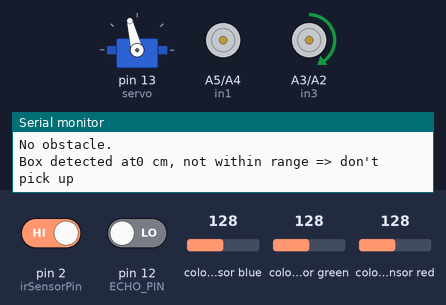
This sketch was run on a simulated Arduino Uno, built with avr-gcc and run on an emulated ATmega328P. Shown: servo, motor-driver pin pairs drawn as motors (green arrow = first pin HIGH = forward, orange = second pin HIGH = backward, longer = more drive, scaled by the enable pin), the last lines printed to the serial monitor. Wiring (inferred from the names in the program): TCS3200 colour sensor: output pin 8; S2 pin 6; S3 pin 7; S0 pin 4; S1 pin 9. Inputs (shaded band) come from the test bench; at power-on: pin 2 (irSensorPin) HIGH, pin 12 (ECHO_PIN) LOW, colour sensor blue 128, colour sensor green 128, colour sensor red 128.

Above: at 1.7 s.
1.8 s: pin 2 (irSensorPin) driven LOW
At 2.4 s:
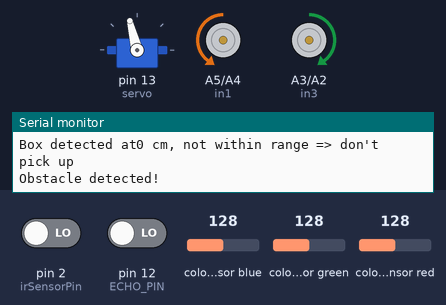
At 3.1 s:
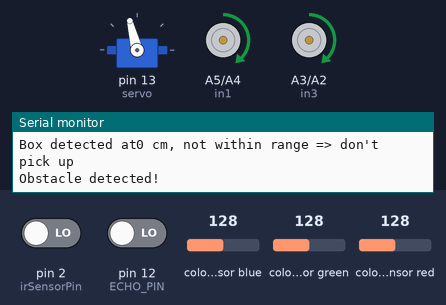
Timing chart, 0 to 13.3 s (numbered marks = the images above; inputs shaded):
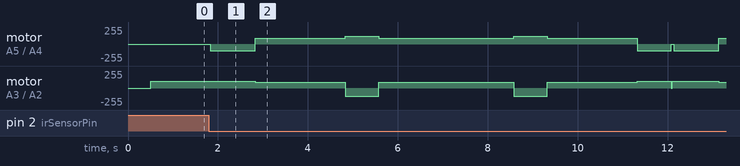

The sketch:

Maincopy222222222.ino
```cpp
int in1 = A5;
int in2 = A4;
int in3 = A3;
int in4 = A2;
int enA = 5;
int enB = 3;

// flags
bool has_box = false;

#define S0 4
#define S1 9     // FIXED (was 1 — Serial conflict)
#define S2 6
#define S3 7
#define OUT 8
#define TRIG_PIN 10
#define ECHO_PIN 12
#define irSensorPin 2
#include <Servo.h>
Servo servo;  // create servo object to control a servo

enum LineColor {
  LINE_WHITE,
  LINE_BLUE,
  LINE_NONE
};

int obstruction_range = 5;
int numBlue = 0;

void setup() {


  pinMode(enA, OUTPUT);
  pinMode(enB, OUTPUT);
  pinMode(in1, OUTPUT);
  pinMode(in2, OUTPUT);
  pinMode(in3, OUTPUT);
  pinMode(in4, OUTPUT);

  pinMode(S0, OUTPUT);
  pinMode(S1, OUTPUT);
  pinMode(S2, OUTPUT);
  pinMode(S3, OUTPUT);
  pinMode(OUT, INPUT);

  pinMode(TRIG_PIN, OUTPUT);
  pinMode(ECHO_PIN, INPUT);
  servo.attach(13);  // attaches the servo on pin 9 to the servo objectư

  servo.write(104);

  pinMode(irSensorPin, INPUT);  // Set IR sensor pin as input

  // TCS3200 frequency scaling (20%)
  digitalWrite(S0, HIGH);
  digitalWrite(S1, LOW);

  Serial.begin(9600);
  delay(500);
}

unsigned int readColor() {
  return pulseIn(OUT, LOW);
}

void loop() {
  digitalWrite(S2, LOW);
  digitalWrite(S3, LOW);
  int red = 255 - readColor();

  digitalWrite(S2, HIGH);
  digitalWrite(S3, HIGH);
  int green = 255 - readColor();

  digitalWrite(S2, LOW);
  digitalWrite(S3, HIGH);
  int blue = 255 - readColor();


  LineColor line = senseLine(red, green, blue);

  // if (senseLine(red,green,blue) == LINE_BLUE)  {
  //   numBlue++;
  // }

  // if (numBlue == 1) {
  //   pickUp();
  // } else if (numBlue == 2) {
  //   drop67gooner();
  // }

  followLine(line);


  bool obstruction_detected = obstruction_IR();
  if (obstruction_detected) {
    reroute();
    if (line == LINE_NONE) {
      // break;
    }
  }

  bool box_detected = box_US();
  if (box_detected) {
    pickUp();
    has_box = true;
  }

  // for (int pos = 104; pos <= 134; pos += 1) {  // rotate slowly from 0 degrees to 180 degrees, one by one degree
  //   // in steps of 1 degree
  //   servo.write(pos);  // control servo to go to position in variable 'pos'
  //   delay(10);         // waits 10ms for the servo to reach the position
  // }
  // delay(1000);

  // for (int pos = 134; pos >= 107; pos -= 1) {  // rotate from 180 degrees to 0 degrees, one by one degree
  //   servo.write(pos);                        // control servo to go to position in variable 'pos'
  //   delay(10);                               // waits 10ms for the servo to reach the position
  // }


}

LineColor senseLine(int r, int g, int b) {
  if (r >= 200 && g >= 200 && b >= 205) {
    return LINE_WHITE;
  }
  else if (b >= 200 && g <= 192 && r <= 175) {
    return LINE_BLUE;
  }
  else {
    return LINE_NONE;
  }
}

void followLine(LineColor line) {
  switch (line) {
    case LINE_WHITE:
      moveLeft(40);
      break;

    case LINE_BLUE:
      stopMotors();
      rotateRight(150);
      break;

    case LINE_NONE:
      moveRight(40);
      break;
  }
}

void moveForward(int time) {
  digitalWrite(in1, HIGH);
  digitalWrite(in2, LOW);
  digitalWrite(in3, HIGH);
  digitalWrite(in4, LOW);
  analogWrite(enA, 90);
  analogWrite(enB, 90);
  delay(time);
}

void moveRight(int time) {
  digitalWrite(in1, HIGH);
  digitalWrite(in2, LOW);
  digitalWrite(in3, LOW);
  digitalWrite(in4, LOW);
  analogWrite(enA, 100);
  analogWrite(enB, 0);
  delay(time);
}

void stopMotors() {
  digitalWrite(in1, LOW);
  digitalWrite(in2, LOW);
  digitalWrite(in3, LOW);
  digitalWrite(in4, LOW);
  analogWrite(enA, 0);
  analogWrite(enB, 0);
}

void rotateRight(int time) {
  digitalWrite(in1, HIGH);
  digitalWrite(in2, LOW);
  digitalWrite(in3, LOW);
  digitalWrite(in4, HIGH);
  analogWrite(enA, 120);
  analogWrite(enB, 120);
  delay(time);
}

void moveLeft(int time) {
  // motor A
  digitalWrite(in1, LOW);
  digitalWrite(in2, LOW);
  analogWrite(enA, 0);
  // motor B
  digitalWrite(in3, HIGH);
  digitalWrite(in4, LOW);
  analogWrite(enB, 100);
  delay(time);
}

void rotateLeft(int time) {
  digitalWrite(in1, LOW);
  digitalWrite(in2, HIGH);
  analogWrite(enA, 100);
  // motor B
  digitalWrite(in3, HIGH);
  digitalWrite(in4, LOW);
  analogWrite(enB, 100);
  delay(time);
}

void pickUp() {
  //rotateLeft(1000);
  //moveBackwards(500);
  for (int pos = 104; pos <= 134; pos += 1) {  // rotate slowly from 0 degrees to 30 degrees, one by one degree
    // in steps of 1 degree
    servo.write(pos);  // control servo to go to position in variable 'pos'
    delay(15);         // waits 10ms for the servo to reach the position
  }

}

void drop67gooner() {
  //rotateRight(1000);
  for (int pos = 134; pos >= 104; pos -= 1) {  // rotate from 45 degrees to 0 degrees, one by one degree
    servo.write(pos);                        // control servo to go to position in variable 'pos'
    delay(15);                               // waits 10ms for the servo to reach the position
  }
//   moveForwards(500);
//   rotateLeft(1000);
}

void reroute() {
  // Move right to get off the path
  rotateLeft(1000); // assuming it's in degrees
  moveForward(2000); // adjust based on how long the obstruction is
  rotateRight(750);
  moveForward(3000); // adjust again
  rotateRight(750); // adjust again
  moveForward(2000);
  rotateLeft(750);
  stopMotors();
}

bool obstruction_IR() {
  int sensorValue = digitalRead(irSensorPin); // Read the IR sensor output

  if (sensorValue == LOW) { // If Obstacle detected (This might be HIGH for your sensor, based on whether it is active-low or active-high. Adjust if required.)
    Serial.println("Obstacle detected!");
    return true;
  } else { // No obstacle
    Serial.println("No obstacle.");
    return false;
  }

  delay(100); // Small delay for stability
}

bool box_US() {

  long distance = get_distance();

  // FOR DEBUGGING
  Serial.print("Box detected at");
  Serial.print(distance);
  Serial.print(" cm, ");

  // If the distance to the nearest object is within range
  if(0 < distance && distance <= obstruction_range) {
    Serial.println("within range => pickup");
    return true; // TRUE, there is an obstruction detected

  } else {
    Serial.println("not within range => don't pick up");
    return false; // FALSE, there is no obstruction detected
  }

}

long get_distance() {

  long duration;

  digitalWrite(TRIG_PIN, LOW);
  delayMicroseconds(2);
  digitalWrite(TRIG_PIN, HIGH);
  delayMicroseconds(10);
  digitalWrite(ECHO_PIN, LOW);

  duration = pulseIn(ECHO_PIN, HIGH, 20000);

  return duration * 0.034 / 2;

}
```
